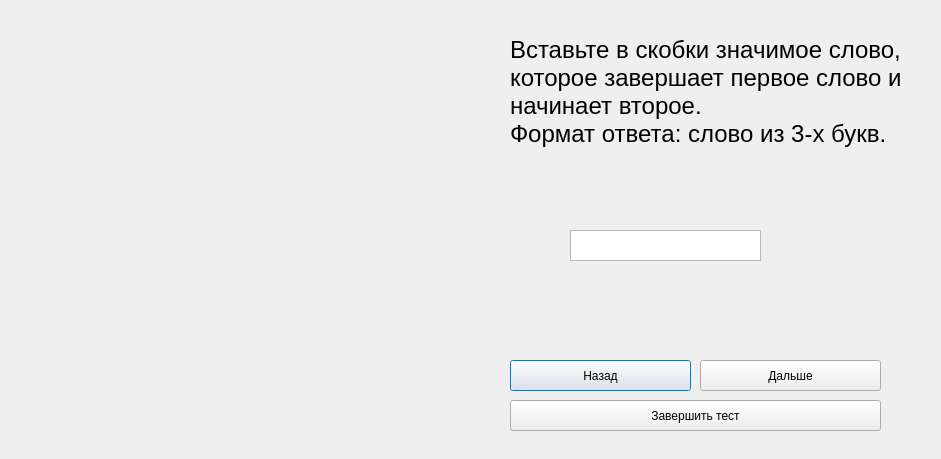
<?xml version="1.0" encoding="UTF-8"?>
<ui version="4.0">
 <class>TestForm9</class>
 <widget class="QDialog" name="TestForm9">
  <property name="geometry">
   <rect>
    <x>0</x>
    <y>0</y>
    <width>941</width>
    <height>459</height>
   </rect>
  </property>
  <property name="windowTitle">
   <string>Dialog</string>
  </property>
  <widget class="QLabel" name="image">
   <property name="geometry">
    <rect>
     <x>60</x>
     <y>50</y>
     <width>411</width>
     <height>331</height>
    </rect>
   </property>
   <property name="text">
    <string/>
   </property>
  </widget>
  <widget class="QLabel" name="question">
   <property name="geometry">
    <rect>
     <x>510</x>
     <y>30</y>
     <width>419</width>
     <height>151</height>
    </rect>
   </property>
   <property name="sizePolicy">
    <sizepolicy hsizetype="Preferred" vsizetype="Preferred">
     <horstretch>0</horstretch>
     <verstretch>0</verstretch>
    </sizepolicy>
   </property>
   <property name="font">
    <font>
     <pointsize>18</pointsize>
    </font>
   </property>
   <property name="mouseTracking">
    <bool>true</bool>
   </property>
   <property name="tabletTracking">
    <bool>false</bool>
   </property>
   <property name="focusPolicy">
    <enum>Qt::NoFocus</enum>
   </property>
   <property name="contextMenuPolicy">
    <enum>Qt::PreventContextMenu</enum>
   </property>
   <property name="autoFillBackground">
    <bool>false</bool>
   </property>
   <property name="midLineWidth">
    <number>-2</number>
   </property>
   <property name="text">
    <string>Вставьте в скобки значимое слово, которое завершает первое слово и начинает второе.
Формат ответа: слово из 3-х букв.
</string>
   </property>
   <property name="textFormat">
    <enum>Qt::AutoText</enum>
   </property>
   <property name="scaledContents">
    <bool>false</bool>
   </property>
   <property name="wordWrap">
    <bool>true</bool>
   </property>
   <property name="openExternalLinks">
    <bool>false</bool>
   </property>
  </widget>
  <widget class="QPushButton" name="back_pushButton">
   <property name="geometry">
    <rect>
     <x>510</x>
     <y>360</y>
     <width>181</width>
     <height>31</height>
    </rect>
   </property>
   <property name="text">
    <string>Назад</string>
   </property>
  </widget>
  <widget class="QPushButton" name="next_pushButton">
   <property name="geometry">
    <rect>
     <x>700</x>
     <y>360</y>
     <width>181</width>
     <height>31</height>
    </rect>
   </property>
   <property name="text">
    <string>Дальше</string>
   </property>
  </widget>
  <widget class="QPushButton" name="finish_pushButton">
   <property name="geometry">
    <rect>
     <x>510</x>
     <y>400</y>
     <width>371</width>
     <height>31</height>
    </rect>
   </property>
   <property name="text">
    <string>Завершить тест</string>
   </property>
  </widget>
  <widget class="QTextEdit" name="textEdit">
   <property name="geometry">
    <rect>
     <x>570</x>
     <y>230</y>
     <width>191</width>
     <height>31</height>
    </rect>
   </property>
  </widget>
 </widget>
 <resources/>
 <connections/>
</ui>
